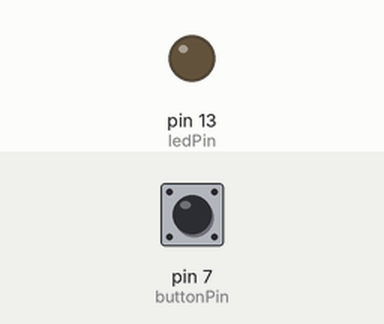
Recording of a sketch running on a simulated Arduino Uno, built with avr-gcc and run on an emulated ATmega328P. Shown: output pins drawn as LEDs (lit = HIGH). Dashed ring = blinking. The test bench sets the inputs (shaded band); at power-on: pin 7 (buttonPin) HIGH.

Above: at 1.2 s.
1.3 s: pin 7 (buttonPin) pulsed LOW 5 times (0.12 s each, 0.3 s apart)
At 1.87 s:
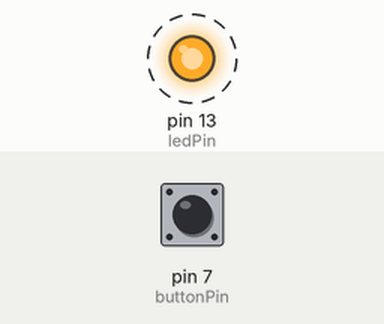
4.3 s: pin 7 (buttonPin) pulled LOW for 0.15 s
At 5.6 s:
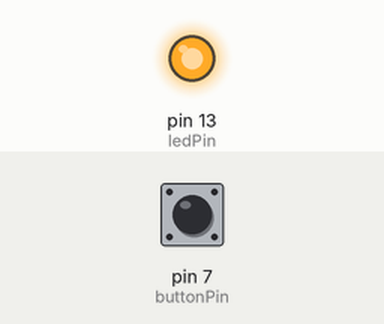
5.9 s: pin 7 (buttonPin) pulled LOW for 1 s
At 8.3 s:
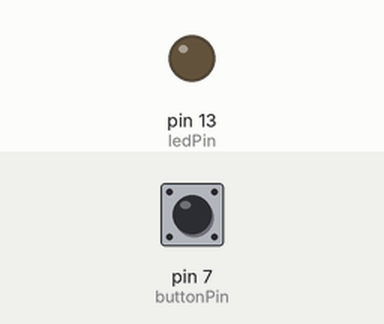
Timing chart, 0 to 9.8 s (numbered marks = the images above; inputs shaded):
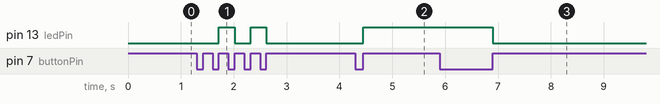

Measured:
- after the input at 1.3 s, pin 13 (ledPin): alternates HIGH for 0.30 s and LOW for 0.30 s, 4 changes in all, then stays LOW, starting after 0.42 s
- after the input at 4.3 s, pin 13 (ledPin): LOW → HIGH after 0.15 s
- after the input at 5.9 s, pin 13 (ledPin): HIGH → LOW after 1.0 s

The sketch:

switch_on_off_led.ino
```cpp
/*
          This App is very simple
 one button can swtich led ==> ON / OFF
 - button
 - led

*/

const int ledPin = 13; // led pin
const int buttonPin = 7; // button pin
int flag = 0; //switch variable bettwen 0 or 1
void setup() {
  pinMode(ledPin, OUTPUT);
  pinMode(buttonPin, INPUT_PULLUP);
  Serial.begin(9600);
}

void loop() {

  if(digitalRead(buttonPin) == LOW){
    delay(100);
    while(digitalRead(buttonPin) == LOW);
    if(flag == 0){
      digitalWrite(ledPin, LOW);
      flag = 1;
    }
    else{
      digitalWrite(ledPin, HIGH);
      flag = 0;
    }
  }
}
```
